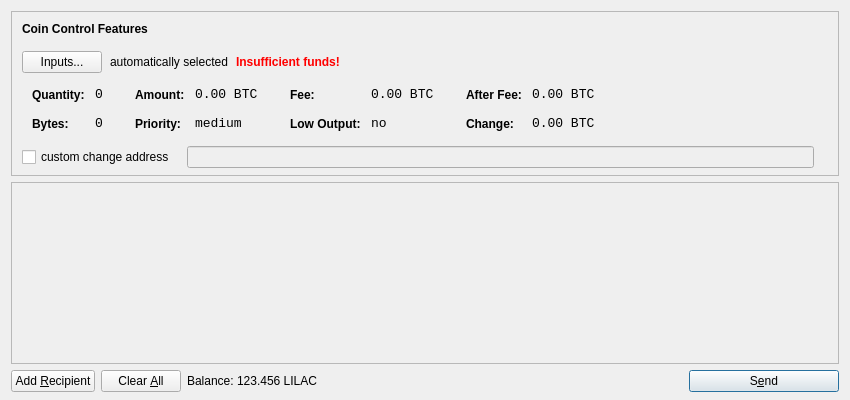
<?xml version="1.0" encoding="UTF-8"?>
<ui version="4.0">
 <class>SendCoinsDialog</class>
 <widget class="QDialog" name="SendCoinsDialog">
  <property name="geometry">
   <rect>
    <x>0</x>
    <y>0</y>
    <width>850</width>
    <height>400</height>
   </rect>
  </property>
  <property name="windowTitle">
   <string>Send Coins</string>
  </property>
  <layout class="QVBoxLayout" name="verticalLayout" stretch="0,1,0">
   <property name="bottomMargin">
    <number>8</number>
   </property>
   <item>
    <widget class="QFrame" name="frameCoinControl">
     <property name="sizePolicy">
      <sizepolicy hsizetype="Expanding" vsizetype="Expanding">
       <horstretch>0</horstretch>
       <verstretch>0</verstretch>
      </sizepolicy>
     </property>
     <property name="maximumSize">
      <size>
       <width>16777215</width>
       <height>16777215</height>
      </size>
     </property>
     <property name="frameShape">
      <enum>QFrame::StyledPanel</enum>
     </property>
     <property name="frameShadow">
      <enum>QFrame::Sunken</enum>
     </property>
     <layout class="QVBoxLayout" name="verticalLayoutCoinControl2">
      <property name="spacing">
       <number>-1</number>
      </property>
      <property name="leftMargin">
       <number>0</number>
      </property>
      <property name="topMargin">
       <number>0</number>
      </property>
      <property name="rightMargin">
       <number>0</number>
      </property>
      <property name="bottomMargin">
       <number>6</number>
      </property>
      <item>
       <layout class="QVBoxLayout" name="verticalLayoutCoinControl" stretch="0,0,0,0,1">
        <property name="spacing">
         <number>0</number>
        </property>
        <property name="leftMargin">
         <number>10</number>
        </property>
        <property name="topMargin">
         <number>10</number>
        </property>
        <item>
         <layout class="QHBoxLayout" name="horizontalLayoutCoinControl1">
          <property name="bottomMargin">
           <number>15</number>
          </property>
          <item>
           <widget class="QLabel" name="labelCoinControlFeatures">
            <property name="sizePolicy">
             <sizepolicy hsizetype="Preferred" vsizetype="Maximum">
              <horstretch>0</horstretch>
              <verstretch>0</verstretch>
             </sizepolicy>
            </property>
            <property name="font">
             <font>
              <weight>75</weight>
              <bold>true</bold>
             </font>
            </property>
            <property name="styleSheet">
             <string notr="true">font-weight:bold;</string>
            </property>
            <property name="text">
             <string>Coin Control Features</string>
            </property>
           </widget>
          </item>
         </layout>
        </item>
        <item>
         <layout class="QHBoxLayout" name="horizontalLayoutCoinControl2" stretch="0,0,0,0">
          <property name="spacing">
           <number>8</number>
          </property>
          <property name="bottomMargin">
           <number>10</number>
          </property>
          <item>
           <widget class="QPushButton" name="pushButtonCoinControl">
            <property name="styleSheet">
             <string notr="true"/>
            </property>
            <property name="text">
             <string>Inputs...</string>
            </property>
           </widget>
          </item>
          <item>
           <widget class="QLabel" name="labelCoinControlAutomaticallySelected">
            <property name="text">
             <string>automatically selected</string>
            </property>
            <property name="margin">
             <number>5</number>
            </property>
           </widget>
          </item>
          <item>
           <widget class="QLabel" name="labelCoinControlInsuffFunds">
            <property name="font">
             <font>
              <weight>75</weight>
              <bold>true</bold>
             </font>
            </property>
            <property name="styleSheet">
             <string notr="true">color:red;font-weight:bold;</string>
            </property>
            <property name="text">
             <string>Insufficient funds!</string>
            </property>
            <property name="margin">
             <number>5</number>
            </property>
           </widget>
          </item>
          <item>
           <spacer name="horizontalSpacerCoinControl">
            <property name="orientation">
             <enum>Qt::Horizontal</enum>
            </property>
            <property name="sizeHint" stdset="0">
             <size>
              <width>40</width>
              <height>1</height>
             </size>
            </property>
           </spacer>
          </item>
         </layout>
        </item>
        <item>
         <widget class="QWidget" name="widgetCoinControl" native="true">
          <property name="sizePolicy">
           <sizepolicy hsizetype="Preferred" vsizetype="Preferred">
            <horstretch>0</horstretch>
            <verstretch>0</verstretch>
           </sizepolicy>
          </property>
          <property name="minimumSize">
           <size>
            <width>0</width>
            <height>0</height>
           </size>
          </property>
          <property name="styleSheet">
           <string notr="true"/>
          </property>
          <layout class="QHBoxLayout" name="horizontalLayoutCoinControl5">
           <property name="margin">
            <number>0</number>
           </property>
           <item>
            <layout class="QHBoxLayout" name="horizontalLayoutCoinControl3" stretch="0,0,0,1">
             <property name="spacing">
              <number>20</number>
             </property>
             <property name="topMargin">
              <number>0</number>
             </property>
             <property name="bottomMargin">
              <number>10</number>
             </property>
             <item>
              <layout class="QFormLayout" name="formLayoutCoinControl1">
               <property name="horizontalSpacing">
                <number>10</number>
               </property>
               <property name="verticalSpacing">
                <number>14</number>
               </property>
               <property name="leftMargin">
                <number>10</number>
               </property>
               <property name="topMargin">
                <number>4</number>
               </property>
               <property name="rightMargin">
                <number>6</number>
               </property>
               <item row="0" column="0">
                <widget class="QLabel" name="labelCoinControlQuantityText">
                 <property name="styleSheet">
                  <string notr="true">font-weight:bold;</string>
                 </property>
                 <property name="text">
                  <string>Quantity:</string>
                 </property>
                 <property name="margin">
                  <number>0</number>
                 </property>
                </widget>
               </item>
               <item row="0" column="1">
                <widget class="QLabel" name="labelCoinControlQuantity">
                 <property name="font">
                  <font>
                   <family>Monospace</family>
                   <pointsize>10</pointsize>
                  </font>
                 </property>
                 <property name="cursor">
                  <cursorShape>IBeamCursor</cursorShape>
                 </property>
                 <property name="contextMenuPolicy">
                  <enum>Qt::ActionsContextMenu</enum>
                 </property>
                 <property name="text">
                  <string notr="true">0</string>
                 </property>
                 <property name="margin">
                  <number>0</number>
                 </property>
                 <property name="textInteractionFlags">
                  <set>Qt::LinksAccessibleByMouse|Qt::TextSelectableByKeyboard|Qt::TextSelectableByMouse</set>
                 </property>
                </widget>
               </item>
               <item row="1" column="0">
                <widget class="QLabel" name="labelCoinControlBytesText">
                 <property name="styleSheet">
                  <string notr="true">font-weight:bold;</string>
                 </property>
                 <property name="text">
                  <string>Bytes:</string>
                 </property>
                </widget>
               </item>
               <item row="1" column="1">
                <widget class="QLabel" name="labelCoinControlBytes">
                 <property name="font">
                  <font>
                   <family>Monospace</family>
                   <pointsize>10</pointsize>
                  </font>
                 </property>
                 <property name="cursor">
                  <cursorShape>IBeamCursor</cursorShape>
                 </property>
                 <property name="contextMenuPolicy">
                  <enum>Qt::ActionsContextMenu</enum>
                 </property>
                 <property name="text">
                  <string notr="true">0</string>
                 </property>
                 <property name="textInteractionFlags">
                  <set>Qt::LinksAccessibleByMouse|Qt::TextSelectableByKeyboard|Qt::TextSelectableByMouse</set>
                 </property>
                </widget>
               </item>
              </layout>
             </item>
             <item>
              <layout class="QFormLayout" name="formLayoutCoinControl2">
               <property name="horizontalSpacing">
                <number>10</number>
               </property>
               <property name="verticalSpacing">
                <number>14</number>
               </property>
               <property name="leftMargin">
                <number>6</number>
               </property>
               <property name="topMargin">
                <number>4</number>
               </property>
               <property name="rightMargin">
                <number>6</number>
               </property>
               <item row="0" column="0">
                <widget class="QLabel" name="labelCoinControlAmountText">
                 <property name="styleSheet">
                  <string notr="true">font-weight:bold;</string>
                 </property>
                 <property name="text">
                  <string>Amount:</string>
                 </property>
                 <property name="margin">
                  <number>0</number>
                 </property>
                </widget>
               </item>
               <item row="0" column="1">
                <widget class="QLabel" name="labelCoinControlAmount">
                 <property name="font">
                  <font>
                   <family>Monospace</family>
                   <pointsize>10</pointsize>
                  </font>
                 </property>
                 <property name="cursor">
                  <cursorShape>IBeamCursor</cursorShape>
                 </property>
                 <property name="contextMenuPolicy">
                  <enum>Qt::ActionsContextMenu</enum>
                 </property>
                 <property name="text">
                  <string notr="true">0.00 BTC</string>
                 </property>
                 <property name="textInteractionFlags">
                  <set>Qt::LinksAccessibleByMouse|Qt::TextSelectableByKeyboard|Qt::TextSelectableByMouse</set>
                 </property>
                </widget>
               </item>
               <item row="1" column="0">
                <widget class="QLabel" name="labelCoinControlPriorityText">
                 <property name="styleSheet">
                  <string notr="true">font-weight:bold;</string>
                 </property>
                 <property name="text">
                  <string>Priority:</string>
                 </property>
                </widget>
               </item>
               <item row="1" column="1">
                <widget class="QLabel" name="labelCoinControlPriority">
                 <property name="font">
                  <font>
                   <family>Monospace</family>
                   <pointsize>10</pointsize>
                  </font>
                 </property>
                 <property name="cursor">
                  <cursorShape>IBeamCursor</cursorShape>
                 </property>
                 <property name="contextMenuPolicy">
                  <enum>Qt::ActionsContextMenu</enum>
                 </property>
                 <property name="text">
                  <string>medium</string>
                 </property>
                 <property name="textInteractionFlags">
                  <set>Qt::LinksAccessibleByMouse|Qt::TextSelectableByKeyboard|Qt::TextSelectableByMouse</set>
                 </property>
                </widget>
               </item>
              </layout>
             </item>
             <item>
              <layout class="QFormLayout" name="formLayoutCoinControl3">
               <property name="horizontalSpacing">
                <number>10</number>
               </property>
               <property name="verticalSpacing">
                <number>14</number>
               </property>
               <property name="leftMargin">
                <number>6</number>
               </property>
               <property name="topMargin">
                <number>4</number>
               </property>
               <property name="rightMargin">
                <number>6</number>
               </property>
               <item row="0" column="0">
                <widget class="QLabel" name="labelCoinControlFeeText">
                 <property name="styleSheet">
                  <string notr="true">font-weight:bold;</string>
                 </property>
                 <property name="text">
                  <string>Fee:</string>
                 </property>
                 <property name="margin">
                  <number>0</number>
                 </property>
                </widget>
               </item>
               <item row="0" column="1">
                <widget class="QLabel" name="labelCoinControlFee">
                 <property name="font">
                  <font>
                   <family>Monospace</family>
                   <pointsize>10</pointsize>
                  </font>
                 </property>
                 <property name="cursor">
                  <cursorShape>IBeamCursor</cursorShape>
                 </property>
                 <property name="contextMenuPolicy">
                  <enum>Qt::ActionsContextMenu</enum>
                 </property>
                 <property name="text">
                  <string notr="true">0.00 BTC</string>
                 </property>
                 <property name="textInteractionFlags">
                  <set>Qt::LinksAccessibleByMouse|Qt::TextSelectableByKeyboard|Qt::TextSelectableByMouse</set>
                 </property>
                </widget>
               </item>
               <item row="1" column="0">
                <widget class="QLabel" name="labelCoinControlLowOutputText">
                 <property name="styleSheet">
                  <string notr="true">font-weight:bold;</string>
                 </property>
                 <property name="text">
                  <string>Low Output:</string>
                 </property>
                </widget>
               </item>
               <item row="1" column="1">
                <widget class="QLabel" name="labelCoinControlLowOutput">
                 <property name="font">
                  <font>
                   <family>Monospace</family>
                   <pointsize>10</pointsize>
                  </font>
                 </property>
                 <property name="cursor">
                  <cursorShape>IBeamCursor</cursorShape>
                 </property>
                 <property name="contextMenuPolicy">
                  <enum>Qt::ActionsContextMenu</enum>
                 </property>
                 <property name="text">
                  <string>no</string>
                 </property>
                 <property name="textInteractionFlags">
                  <set>Qt::LinksAccessibleByMouse|Qt::TextSelectableByKeyboard|Qt::TextSelectableByMouse</set>
                 </property>
                </widget>
               </item>
              </layout>
             </item>
             <item>
              <layout class="QFormLayout" name="formLayoutCoinControl4">
               <property name="horizontalSpacing">
                <number>10</number>
               </property>
               <property name="verticalSpacing">
                <number>14</number>
               </property>
               <property name="leftMargin">
                <number>6</number>
               </property>
               <property name="topMargin">
                <number>4</number>
               </property>
               <property name="rightMargin">
                <number>6</number>
               </property>
               <item row="0" column="0">
                <widget class="QLabel" name="labelCoinControlAfterFeeText">
                 <property name="styleSheet">
                  <string notr="true">font-weight:bold;</string>
                 </property>
                 <property name="text">
                  <string>After Fee:</string>
                 </property>
                 <property name="margin">
                  <number>0</number>
                 </property>
                </widget>
               </item>
               <item row="0" column="1">
                <widget class="QLabel" name="labelCoinControlAfterFee">
                 <property name="font">
                  <font>
                   <family>Monospace</family>
                   <pointsize>10</pointsize>
                  </font>
                 </property>
                 <property name="cursor">
                  <cursorShape>IBeamCursor</cursorShape>
                 </property>
                 <property name="contextMenuPolicy">
                  <enum>Qt::ActionsContextMenu</enum>
                 </property>
                 <property name="text">
                  <string notr="true">0.00 BTC</string>
                 </property>
                 <property name="textInteractionFlags">
                  <set>Qt::LinksAccessibleByMouse|Qt::TextSelectableByKeyboard|Qt::TextSelectableByMouse</set>
                 </property>
                </widget>
               </item>
               <item row="1" column="0">
                <widget class="QLabel" name="labelCoinControlChangeText">
                 <property name="styleSheet">
                  <string notr="true">font-weight:bold;</string>
                 </property>
                 <property name="text">
                  <string>Change:</string>
                 </property>
                </widget>
               </item>
               <item row="1" column="1">
                <widget class="QLabel" name="labelCoinControlChange">
                 <property name="font">
                  <font>
                   <family>Monospace</family>
                   <pointsize>10</pointsize>
                  </font>
                 </property>
                 <property name="cursor">
                  <cursorShape>IBeamCursor</cursorShape>
                 </property>
                 <property name="contextMenuPolicy">
                  <enum>Qt::ActionsContextMenu</enum>
                 </property>
                 <property name="text">
                  <string notr="true">0.00 BTC</string>
                 </property>
                 <property name="textInteractionFlags">
                  <set>Qt::LinksAccessibleByMouse|Qt::TextSelectableByKeyboard|Qt::TextSelectableByMouse</set>
                 </property>
                </widget>
               </item>
              </layout>
             </item>
            </layout>
           </item>
          </layout>
         </widget>
        </item>
        <item>
         <layout class="QHBoxLayout" name="horizontalLayoutCoinControl4" stretch="0,0,0">
          <property name="spacing">
           <number>12</number>
          </property>
          <property name="sizeConstraint">
           <enum>QLayout::SetDefaultConstraint</enum>
          </property>
          <property name="topMargin">
           <number>5</number>
          </property>
          <property name="rightMargin">
           <number>5</number>
          </property>
          <item>
           <widget class="QCheckBox" name="checkBoxCoinControlChange">
            <property name="text">
             <string>custom change address</string>
            </property>
           </widget>
          </item>
          <item>
           <widget class="QLineEdit" name="lineEditCoinControlChange">
            <property name="enabled">
             <bool>false</bool>
            </property>
            <property name="sizePolicy">
             <sizepolicy hsizetype="Expanding" vsizetype="Fixed">
              <horstretch>0</horstretch>
              <verstretch>0</verstretch>
             </sizepolicy>
            </property>
           </widget>
          </item>
          <item>
           <widget class="QLabel" name="labelCoinControlChangeLabel">
            <property name="sizePolicy">
             <sizepolicy hsizetype="Preferred" vsizetype="Expanding">
              <horstretch>0</horstretch>
              <verstretch>0</verstretch>
             </sizepolicy>
            </property>
            <property name="minimumSize">
             <size>
              <width>0</width>
              <height>0</height>
             </size>
            </property>
            <property name="text">
             <string/>
            </property>
            <property name="margin">
             <number>3</number>
            </property>
           </widget>
          </item>
         </layout>
        </item>
        <item>
         <spacer name="verticalSpacerCoinControl">
          <property name="orientation">
           <enum>Qt::Vertical</enum>
          </property>
          <property name="sizeHint" stdset="0">
           <size>
            <width>800</width>
            <height>1</height>
           </size>
          </property>
         </spacer>
        </item>
       </layout>
      </item>
     </layout>
    </widget>
   </item>
   <item>
    <widget class="QScrollArea" name="scrollArea">
     <property name="widgetResizable">
      <bool>true</bool>
     </property>
     <widget class="QWidget" name="scrollAreaWidgetContents">
      <property name="geometry">
       <rect>
        <x>0</x>
        <y>0</y>
        <width>830</width>
        <height>165</height>
       </rect>
      </property>
      <layout class="QVBoxLayout" name="verticalLayout_2">
       <property name="margin">
        <number>0</number>
       </property>
       <item>
        <layout class="QVBoxLayout" name="entries">
         <property name="spacing">
          <number>6</number>
         </property>
        </layout>
       </item>
       <item>
        <spacer name="verticalSpacer">
         <property name="orientation">
          <enum>Qt::Vertical</enum>
         </property>
         <property name="sizeHint" stdset="0">
          <size>
           <width>20</width>
           <height>40</height>
          </size>
         </property>
        </spacer>
       </item>
      </layout>
     </widget>
    </widget>
   </item>
   <item>
    <layout class="QHBoxLayout" name="horizontalLayout">
     <item>
      <widget class="QPushButton" name="addButton">
       <property name="toolTip">
        <string>Send to multiple recipients at once</string>
       </property>
       <property name="text">
        <string>Add &amp;Recipient</string>
       </property>
       <property name="icon">
        <iconset resource="../bitcoin.qrc">
         <normaloff>:/icons/add</normaloff>:/icons/add</iconset>
       </property>
       <property name="autoDefault">
        <bool>false</bool>
       </property>
      </widget>
     </item>
     <item>
      <widget class="QPushButton" name="clearButton">
       <property name="sizePolicy">
        <sizepolicy hsizetype="Minimum" vsizetype="Fixed">
         <horstretch>0</horstretch>
         <verstretch>0</verstretch>
        </sizepolicy>
       </property>
       <property name="toolTip">
        <string>Remove all transaction fields</string>
       </property>
       <property name="text">
        <string>Clear &amp;All</string>
       </property>
       <property name="icon">
        <iconset resource="../bitcoin.qrc">
         <normaloff>:/icons/remove</normaloff>:/icons/remove</iconset>
       </property>
       <property name="autoRepeatDelay">
        <number>300</number>
       </property>
       <property name="autoDefault">
        <bool>false</bool>
       </property>
      </widget>
     </item>
     <item>
      <layout class="QHBoxLayout" name="horizontalLayout_2">
       <property name="spacing">
        <number>3</number>
       </property>
       <item>
        <widget class="QLabel" name="label">
         <property name="text">
          <string>Balance:</string>
         </property>
        </widget>
       </item>
       <item>
        <widget class="QLabel" name="labelBalance">
         <property name="cursor">
          <cursorShape>IBeamCursor</cursorShape>
         </property>
         <property name="text">
          <string>123.456 LILAC</string>
         </property>
         <property name="textInteractionFlags">
          <set>Qt::LinksAccessibleByMouse|Qt::TextSelectableByKeyboard|Qt::TextSelectableByMouse</set>
         </property>
        </widget>
       </item>
      </layout>
     </item>
     <item>
      <spacer name="horizontalSpacer">
       <property name="orientation">
        <enum>Qt::Horizontal</enum>
       </property>
       <property name="sizeHint" stdset="0">
        <size>
         <width>40</width>
         <height>20</height>
        </size>
       </property>
      </spacer>
     </item>
     <item>
      <widget class="QPushButton" name="sendButton">
       <property name="minimumSize">
        <size>
         <width>150</width>
         <height>0</height>
        </size>
       </property>
       <property name="toolTip">
        <string>Confirm the send action</string>
       </property>
       <property name="text">
        <string>S&amp;end</string>
       </property>
       <property name="icon">
        <iconset resource="../bitcoin.qrc">
         <normaloff>:/icons/send</normaloff>:/icons/send</iconset>
       </property>
       <property name="default">
        <bool>true</bool>
       </property>
      </widget>
     </item>
    </layout>
   </item>
  </layout>
 </widget>
 <resources>
  <include location="../bitcoin.qrc"/>
 </resources>
 <connections/>
</ui>
